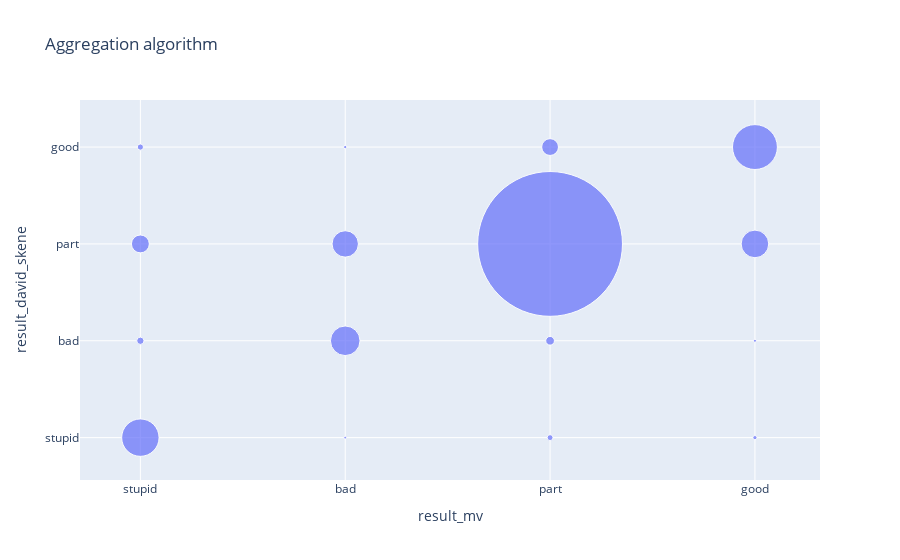

Here is the notebook cell this chart was saved with:
### Code cell
import plotly.graph_objects as go

cnt = Counter((pair_of_answers["result_mv"] + "_" + pair_of_answers["result_david_skene"]))


order_dict = {
    "stupid": 1,
    "bad": 2,
    "part": 3,
    "good": 4
}

x = []
y = []
size = []



for key, val in cnt.items():
    x.append(key.split("_")[0])
    y.append(key.split("_")[1])
    size.append(val)

joined = list(zip(x, y, size))

joined = sorted(joined, key = lambda x: order_dict[x[0]] * 10 + order_dict[x[1]] )

x = np.array([item[0] for item in joined])
y = np.array([item[1] for item in joined])
size = np.array([item[2] for item in joined])


fig = go.Figure(data=go.Scatter(
    x=x,
    y=y,
    mode='markers',
    marker=dict(size=size/10 + 2,
                ),
    text = size
))
layout = {
        "title" : {
            "text": "Aggregation algorithm",
        },
        "xaxis_title": "result_mv",
        "yaxis_title": "result_david_skene",
    }
fig.update_layout(layout)
fig.show()

### Figure 1 — Plotly figure (JSON) as saved in the notebook; plotly's stock layout.template omitted (floating-point values rounded to 4 significant figures)
{"data": [{"marker": {"size": [37.4, 7.3, 17.9, 6.2, 2.8, 29.6, 26.4, 3.3, 5.9, 8.7, 144.8, 16.8, 4.2, 3.1, 27.6, 44.9]}, "mode": "markers", "text": [354, 53, 159, 42, 8, 276, 244, 13, 39, 67, 1428, 148, 22, 11, 256, 429], "type": "scatter", "x": ["stupid", "stupid", "stupid", "stupid", "bad", "bad", "bad", "bad", "part", "part", "part", "part", "good", "good", "good", "good"], "y": ["stupid", "bad", "part", "good", "stupid", "bad", "part", "good", "stupid", "bad", "part", "good", "stupid", "bad", "part", "good"]}], "layout": {"title": {"text": "Aggregation algorithm"}, "xaxis": {"title": {"text": "result_mv"}}, "yaxis": {"title": {"text": "result_david_skene"}}}}
